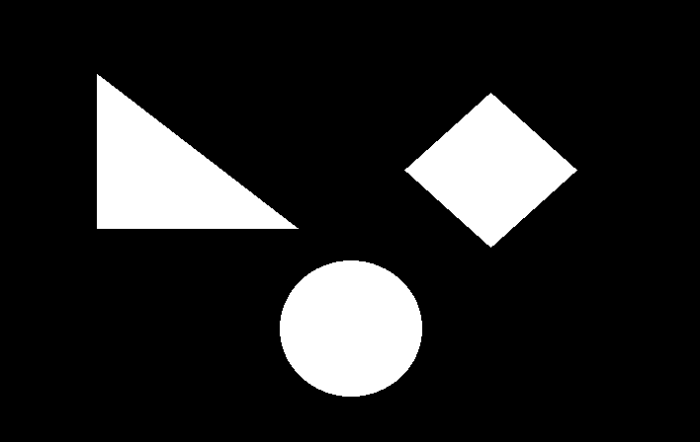
#> input picture examples/data/hu-moments-shape.png, 700 x 442 px, found by its file name
$ python hu-moments-example-2.py
#> lines starting #> are read from the running program, lines starting #| are printed output that depends on the picture; after the words box and inside, x2 and y2 are one past the last pixel; in counts of white or black regions, pixels touching at a corner belong together
import cv2
import numpy as np
import os

CURRENT_WORKING_DIRECTORY = os.getcwd()

img = cv2.imread(CURRENT_WORKING_DIRECTORY +
                 '/examples/data/hu-moments-shape.png')
#> img is the input picture: shape (442, 700, 3); min 0, max 255, mean 36.5
gray = cv2.cvtColor(img, cv2.COLOR_BGR2GRAY)
ret, thresh = cv2.threshold(gray, 170, 255, 0)
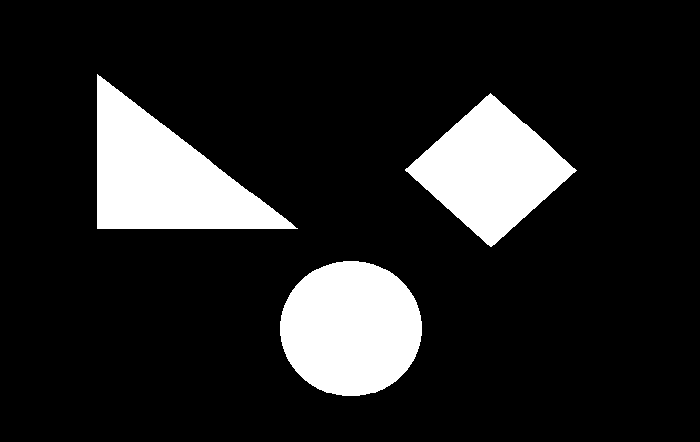
#> thresh: shape (442, 700); 14.3% white; 3 white regions
contours, hierarchy = cv2.findContours(
    thresh, cv2.RETR_TREE, cv2.CHAIN_APPROX_SIMPLE)
#> contours = 3 contours; box (x1, y1, x2, y2) and area: (97, 74, 298, 229) 15391, (280, 261, 422, 396) 14897, (405, 93, 577, 247) 13172
print("Number of contours detected:", len(contours))
#| Number of contours detected: 3

# compute HuMoments for all the contours detected in the image
for i, cnt in enumerate(contours):
    x, y = cnt[0, 0]
    moments = cv2.moments(cnt)
    hm = cv2.HuMoments(moments)
    cv2.drawContours(img, [cnt], -1, (0, 255, 255), 3)
    cv2.putText(img, f'Contour {i+1}', (x, y),
                cv2.FONT_HERSHEY_SIMPLEX, 0.6, (255, 255, 0), 2)
    print(f"\nHuMoments for Contour {i+1}:\n", hm)
#> this loop made 3 passes
#> (x, y) on passes 1 to 3: (343, 261), (490, 93), (97, 74)
#> (printed output is left out)
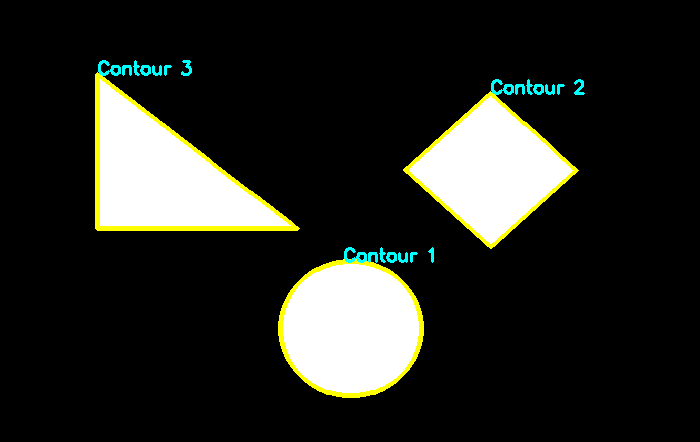
#> img: shape (442, 700, 3); 2.61% of pixels changed, all inside (x1, y1, x2, y2) = (95, 60, 585, 398)

cv2.imshow("Hu-Moments", img)
cv2.waitKey(0)
# print(k, chr(k))

cv2.destroyAllWindows()
